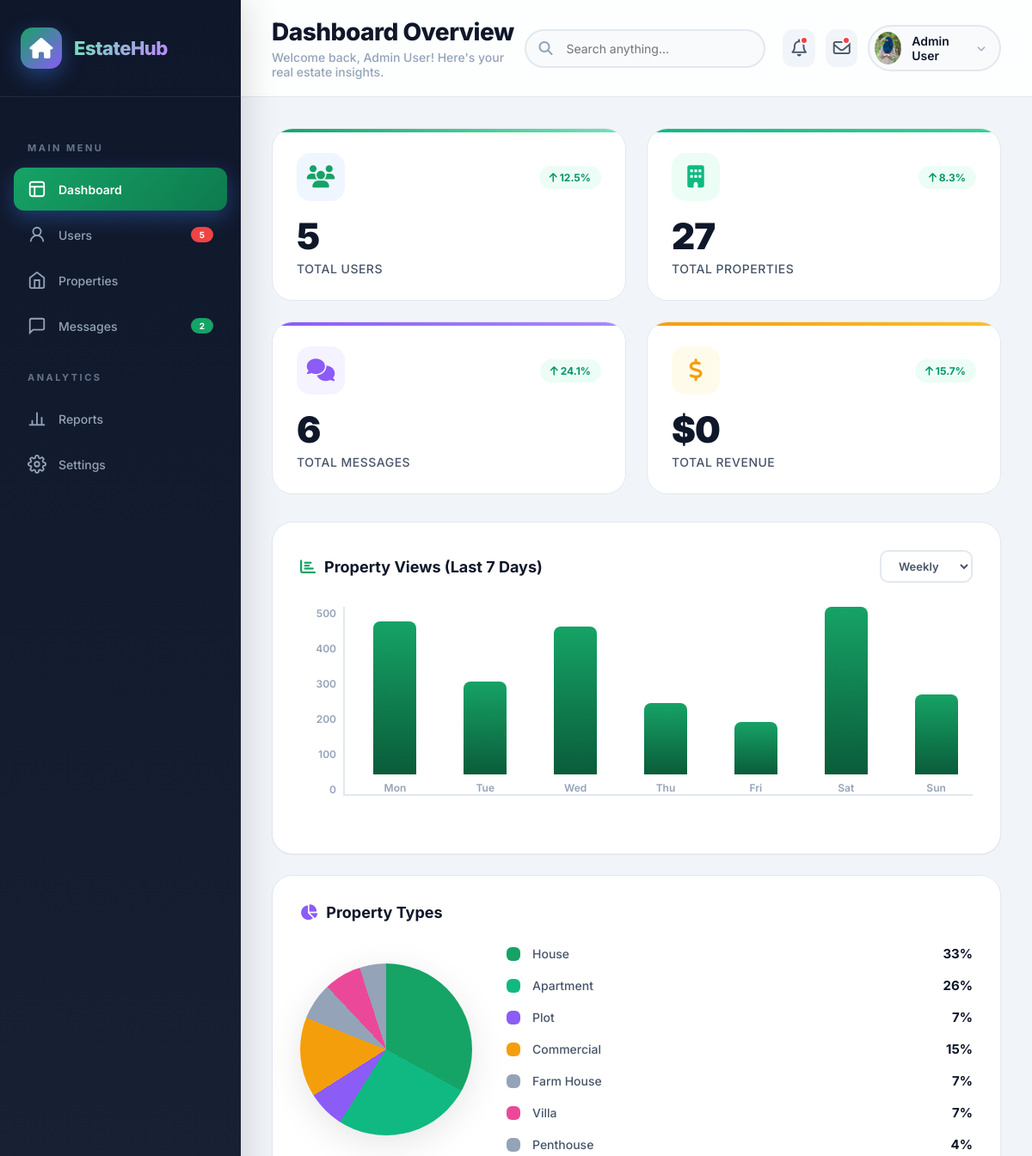
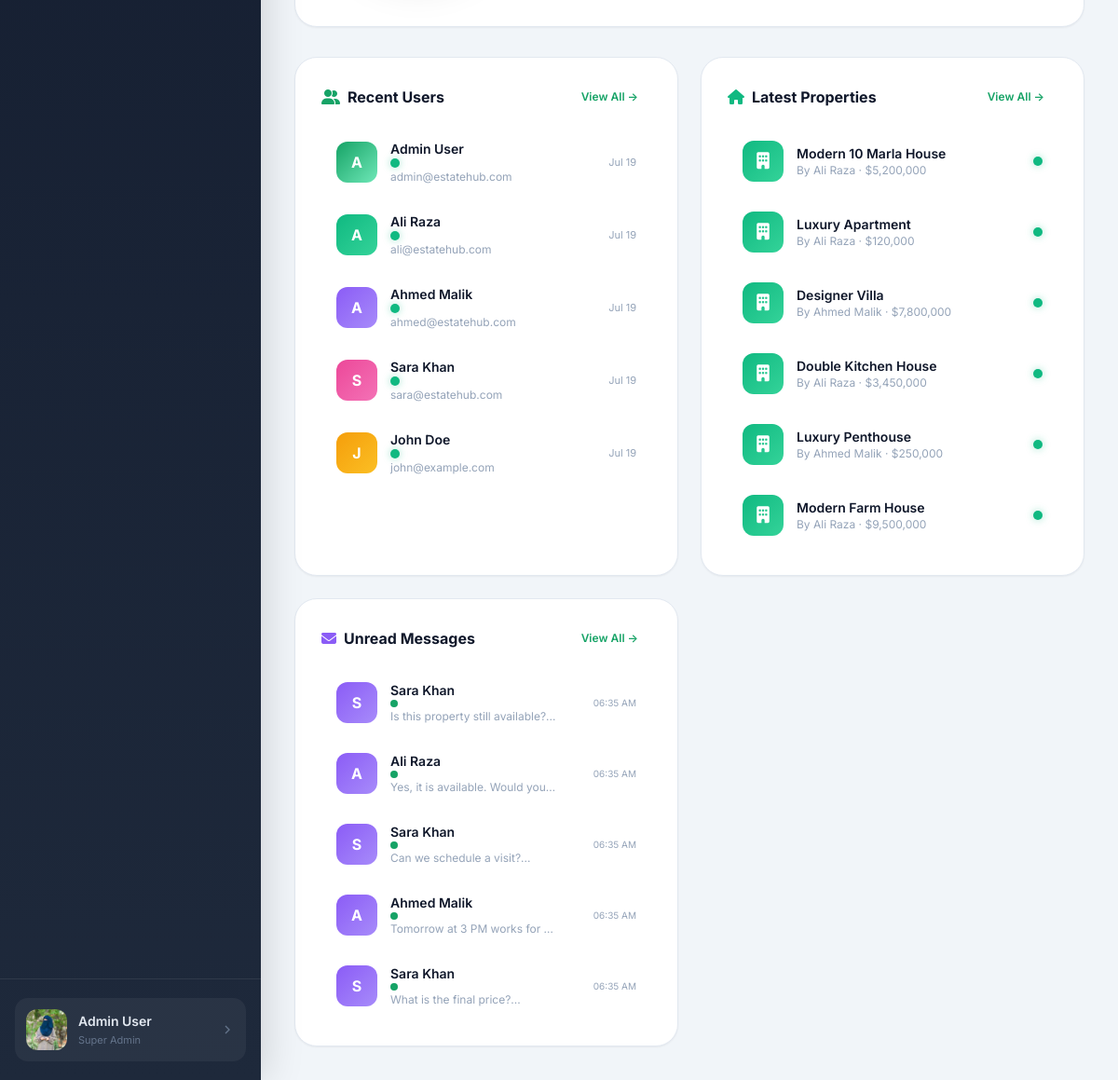
The page /admin/login.php (signed in) on the database its author committed (2 pictures, top to bottom).
### tables this page shows
CREATE TABLE users (
    id INT AUTO_INCREMENT PRIMARY KEY,
    full_name VARCHAR(100) NOT NULL,
    email VARCHAR(100) UNIQUE NOT NULL,
    password VARCHAR(255) NOT NULL,
    phone VARCHAR(20),
    profile_pic VARCHAR(255) DEFAULT NULL,
    bio TEXT,
    user_type ENUM('admin', 'seller', 'user') DEFAULT 'user',
    status ENUM('active', 'inactive', 'banned') DEFAULT 'active',
    created_at TIMESTAMP DEFAULT CURRENT_TIMESTAMP,
    updated_at TIMESTAMP DEFAULT CURRENT_TIMESTAMP ON UPDATE CURRENT_TIMESTAMP
);

CREATE TABLE properties (
    id INT AUTO_INCREMENT PRIMARY KEY,
    user_id INT NOT NULL,
    title VARCHAR(255) NOT NULL,
    description TEXT,
    property_type ENUM('House','Apartment','Plot','Commercial','Farm House','Portion','Villa','Penthouse') DEFAULT 'House',
    purpose ENUM('Sale','Rent') DEFAULT 'Sale',
    price DECIMAL(15,2) NOT NULL,
    location VARCHAR(255) NOT NULL,
    city VARCHAR(100) NOT NULL,
    area_size VARCHAR(50),
    bedrooms INT DEFAULT 0,
    bathrooms INT DEFAULT 0,
    image_main VARCHAR(255),
    images TEXT,
    status ENUM('Active','Pending','Sold','Rented') DEFAULT 'Active',
    views INT DEFAULT 0,
    featured BOOLEAN DEFAULT FALSE,
    created_at TIMESTAMP DEFAULT CURRENT_TIMESTAMP,
    updated_at TIMESTAMP DEFAULT CURRENT_TIMESTAMP ON UPDATE CURRENT_TIMESTAMP,
    FOREIGN KEY (user_id) REFERENCES users(id) ON DELETE CASCADE
);

CREATE TABLE messages (
    id INT AUTO_INCREMENT PRIMARY KEY,
    sender_id INT NOT NULL,
    receiver_id INT NOT NULL,
    property_id INT,
    message TEXT NOT NULL,
    is_read BOOLEAN DEFAULT FALSE,
    created_at TIMESTAMP DEFAULT CURRENT_TIMESTAMP,
    FOREIGN KEY (sender_id) REFERENCES users(id) ON DELETE CASCADE,
    FOREIGN KEY (receiver_id) REFERENCES users(id) ON DELETE CASCADE,
    FOREIGN KEY (property_id) REFERENCES properties(id) ON DELETE SET NULL
);

### admin/login.php (the view, shortened to what the rows shown need)
<?php
require_once __DIR__ . '/../includes/config.php';
$recent_users = mysqli_query($conn,
    "SELECT id, full_name, email, user_type, status, created_at
     FROM users ORDER BY created_at DESC LIMIT 6"
);
$recent_props = mysqli_query($conn,
    "SELECT p.id, p.title, p.price, p.status, p.created_at, u.full_name as owner
     FROM properties p
     JOIN users u ON p.user_id = u.id
     ORDER BY p.created_at DESC LIMIT 6"
);
$recent_msgs = mysqli_query($conn,
    "SELECT m.id, m.message, m.is_read, m.created_at, u.full_name as sender, u.email as sender_email
     FROM messages m
     JOIN users u ON m.sender_id = u.id
     ORDER BY m.created_at DESC LIMIT 5"
);
?>
<!DOCTYPE html>
<html lang="en">
<head>
    <link rel="stylesheet" href="https://cdnjs.cloudflare.com/ajax/libs/font-awesome/6.5.0/css/all.min.css">
</head>
<body>
<main class="main-content">
    <header class="topbar">
        <div class="topbar-left">
            <h1>Dashboard Overview</h1>
        </div>
    </header>
    <div class="content-area">
        <div class="charts-row">
            <div class="chart-card animate-in">
                <div class="chart-card-header">
                    <h2><i class="fas fa-chart-bar" style="color: var(--blue); margin-right:10px;"></i>Property Views (Last 7 Days)</h2>
                </div>
            </div>
            <div class="chart-card animate-in">
                <div class="chart-card-header">
                    <h2><i class="fas fa-chart-pie" style="color: var(--purple); margin-right:10px;"></i>Property Types</h2>
                </div>
            </div>
        </div>
        <div class="bottom-row">
            <div class="data-card animate-in">
                <div class="data-card-header">
                    <h2><i class="fas fa-user-friends" style="color: var(--blue); margin-right:8px;"></i>Recent Users</h2>
                </div>
                <div class="data-list">
                    <?php
                    $avatar_colors = ['avatar-blue', 'avatar-green', 'avatar-purple', 'avatar-pink', 'avatar-amber', 'avatar-cyan'];
                    if ($recent_users && mysqli_num_rows($recent_users) > 0):
                        $i = 0;
                        while ($user = mysqli_fetch_assoc($recent_users)):
                            $initials = strtoupper(substr($user['full_name'] ?? 'U', 0, 1));
                    ?>
                        <div class="data-list-item">
                            <div class="data-user-info">
                                <div class="data-user-avatar <?php echo $avatar_colors[$i % 6]; ?>"><?php echo $initials; ?></div>
                                <div class="data-user-details">
                                    <h4>
                                        <?php echo htmlspecialchars($user['full_name']); ?>
                                        <span class="status-indicator <?php echo ($user['status'] ?? '') == 'active' ? 'status-active' : 'status-pending'; ?>"></span>
                                    </h4>
                                    <span><?php echo htmlspecialchars($user['email'] ?? ''); ?></span>
                                </div>
                            </div>
                            <span style="font-size:11px; color:#94a3b8;"><?php echo date('M d', strtotime($user['created_at'] ?? 'now')); ?></span>
                        </div>
                    <?php
                        $i++;
                        endwhile;
                    else:
                    ?>
                        <div style="padding:20px; text-align:center; color:#94a3b8;">No users yet</div>
                    <?php endif; ?>
                </div>
            </div>
            <div class="data-card animate-in">
                <div class="data-card-header">
                    <h2><i class="fas fa-home" style="color: var(--green); margin-right:8px;"></i>Latest Properties</h2>
                </div>
                <div class="data-list">
                    <?php if ($recent_props && mysqli_num_rows($recent_props) > 0): ?>
                        <?php while ($prop = mysqli_fetch_assoc($recent_props)): ?>
                            <div class="data-list-item">
                                <div class="data-user-info">
                                    <div class="data-user-avatar avatar-green" style="font-size:18px;">
                                        <i class="fas fa-building"></i>
                                    </div>
                                    <div class="data-user-details">
                                        <h4><?php echo htmlspecialchars($prop['title']); ?></h4>
                                        <span>By <?php echo htmlspecialchars($prop['owner'] ?? 'N/A'); ?> · $<?php echo number_format($prop['price'] ?? 0); ?></span>
                                    </div>
                                </div>
                                <span class="status-indicator <?php echo strtolower($prop['status'] ?? '') == 'active' ? 'status-active' : 'status-pending'; ?>"></span>
                            </div>
                        <?php endwhile; ?>
                    <?php else: ?>
                        <div style="padding:20px; text-align:center; color:#94a3b8;">No properties yet</div>
                    <?php endif; ?>
                </div>
            </div>
            <div class="data-card animate-in">
                <div class="data-card-header">
                    <h2><i class="fas fa-envelope" style="color: var(--purple); margin-right:8px;"></i>Unread Messages</h2>
                </div>
                <div class="data-list">
                    <?php if ($recent_msgs && mysqli_num_rows($recent_msgs) > 0): ?>
                        <?php while ($msg = mysqli_fetch_assoc($recent_msgs)): ?>
                            <div class="data-list-item">
                                <div class="data-user-info">
                                    <div class="data-user-avatar avatar-purple"><?php echo strtoupper(substr($msg['sender'] ?? 'U', 0, 1)); ?></div>
                                    <div class="data-user-details">
                                        <h4><?php echo htmlspecialchars($msg['sender']); ?> <span class="unread-dot"></span></h4>
                                        <span class="message-preview"><?php echo htmlspecialchars(substr($msg['message'] ?? '', 0, 35)); ?>...</span>
                                    </div>
                                </div>
                                <span style="font-size:10px; color:#94a3b8;"><?php echo date('h:i A', strtotime($msg['created_at'] ?? 'now')); ?></span>
                            </div>
                        <?php endwhile; ?>
                    <?php else: ?>
                        <div style="padding:20px; text-align:center; color:#94a3b8;">No messages yet</div>
                    <?php endif; ?>
                </div>
            </div>
        </div>
    </div>
</main>
</body>
</html>

### rows shown on the page
users: full_name "A", full_name "Admin User", email "admin@estatehub.com", created_at "Jul 19"
users: full_name "A", full_name "Ali Raza", email "ali@estatehub.com", created_at "Jul 19"
users: full_name "A", full_name "Ahmed Malik", email "ahmed@estatehub.com", created_at "Jul 19"
users: full_name "S", full_name "Sara Khan", email "sara@estatehub.com", created_at "Jul 19"
users: full_name "J", full_name "John Doe", email "john@example.com", created_at "Jul 19"
properties: title "Modern 10 Marla House", user.full_name "Ali Raza", price "5,200,000"
properties: title "Luxury Apartment", user.full_name "Ali Raza", price "120,000"
properties: title "Designer Villa", user.full_name "Ahmed Malik", price "7,800,000"
properties: title "Double Kitchen House", user.full_name "Ali Raza", price "3,450,000"
properties: title "Luxury Penthouse", user.full_name "Ahmed Malik", price "250,000"
properties: title "Modern Farm House", user.full_name "Ali Raza", price "9,500,000"
messages: sender.full_name "S", sender.full_name "Sara Khan", message "Is this property still available?", created_at "06:35 AM"
messages: sender.full_name "A", sender.full_name "Ali Raza", message "Yes, it is available. Would you…", created_at "06:35 AM"
messages: sender.full_name "S", sender.full_name "Sara Khan", message "Can we schedule a visit?", created_at "06:35 AM"
messages: sender.full_name "A", sender.full_name "Ahmed Malik", message "Tomorrow at 3 PM works for…", created_at "06:35 AM"
messages: sender.full_name "S", sender.full_name "Sara Khan", message "What is the final price?", created_at "06:35 AM"

### other values the page prints
$total_users "5"
$unread_msgs "2"
$_SESSION['user_name'] "Admin User"
$total_properties "27"
$total_messages "6"
$total_revenue "0"
$chart_labels[$i] "Mon"
$chart_labels[$i] "Tue"
$chart_labels[$i] "Wed"
$chart_labels[$i] "Thu"
$chart_labels[$i] "Fri"
$chart_labels[$i] "Sat"
$chart_labels[$i] "Sun"
$type "House"
$pct "33"
